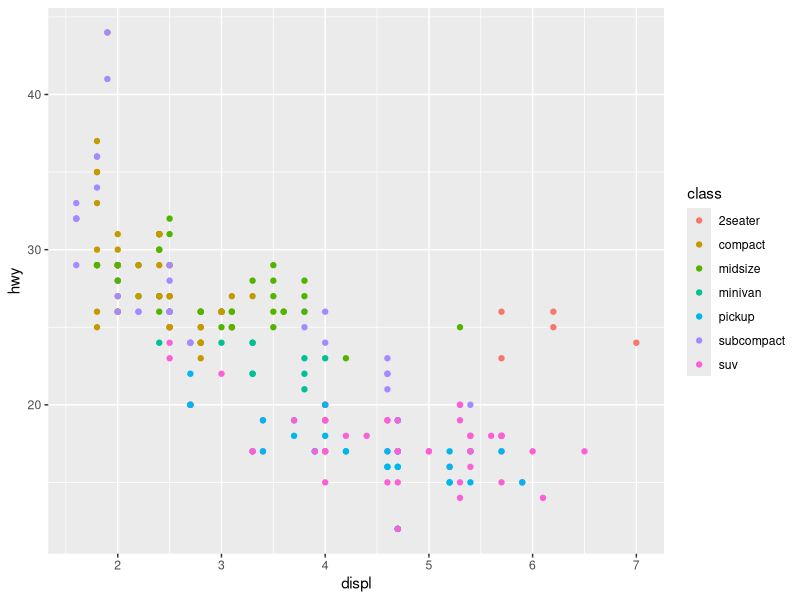
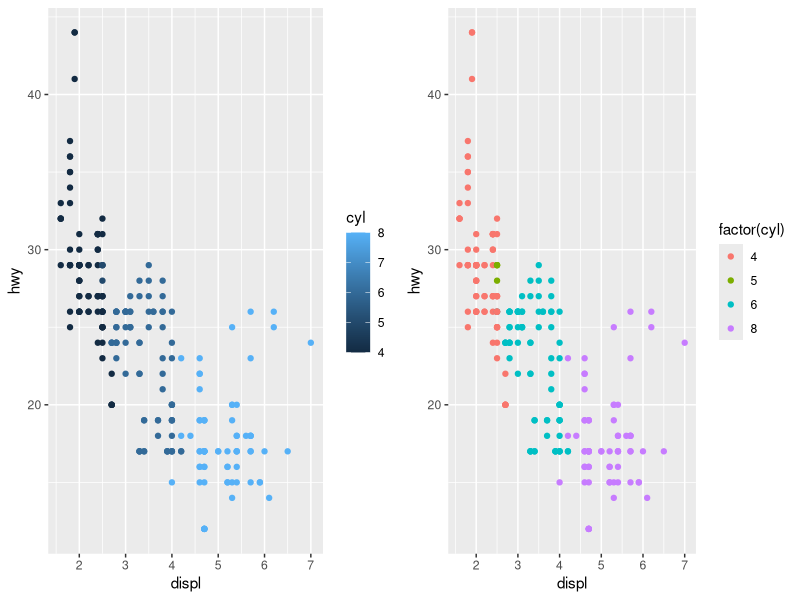
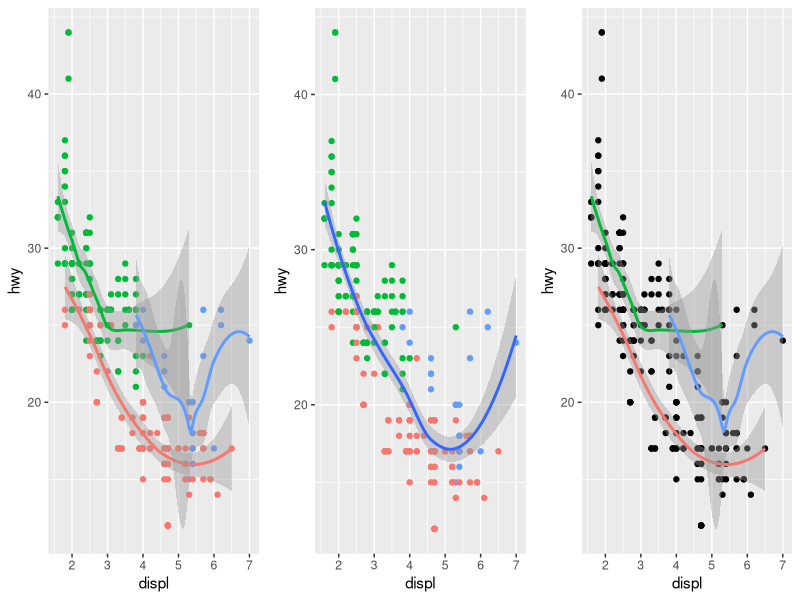
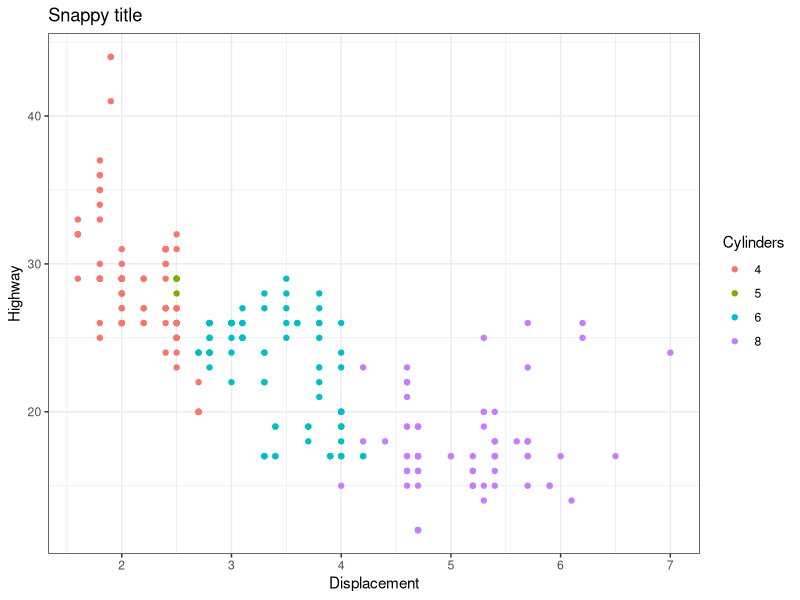
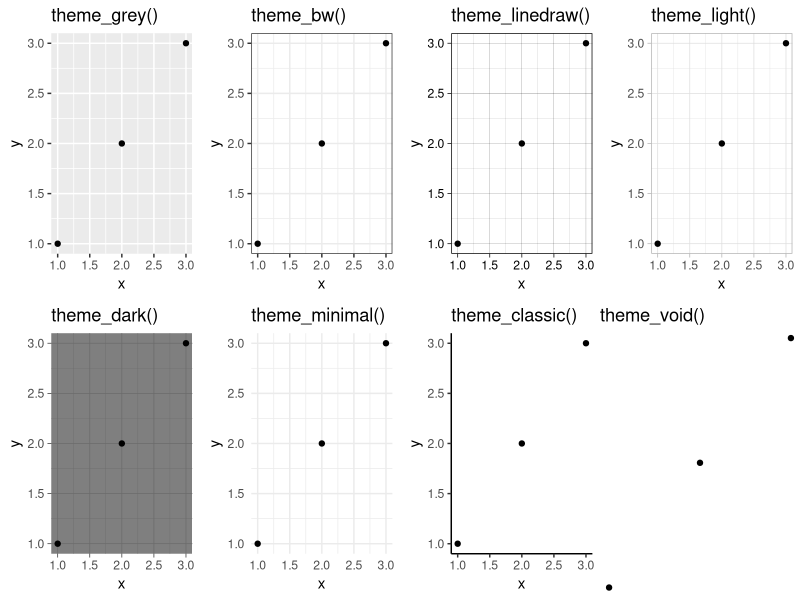
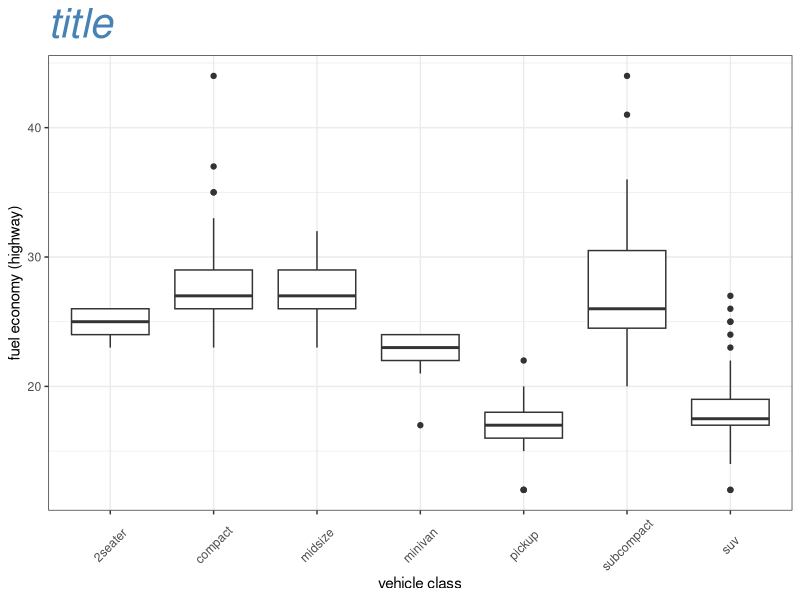
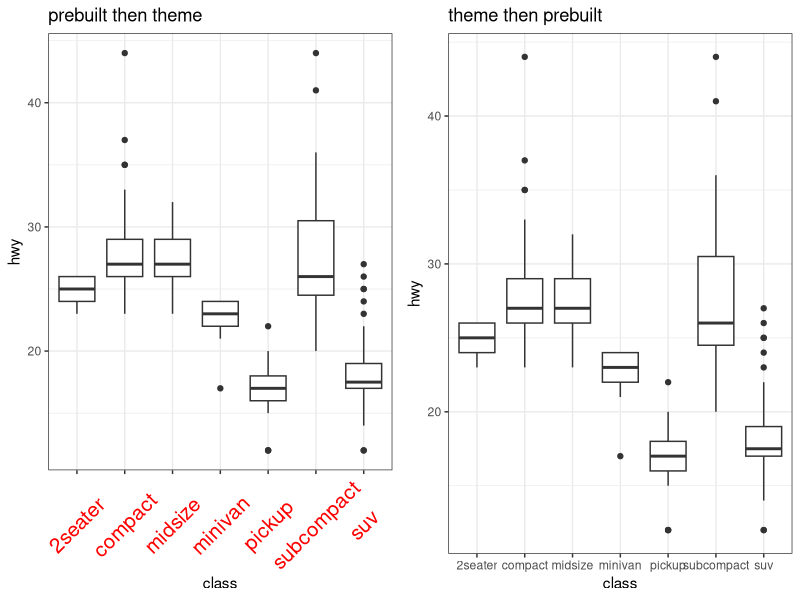
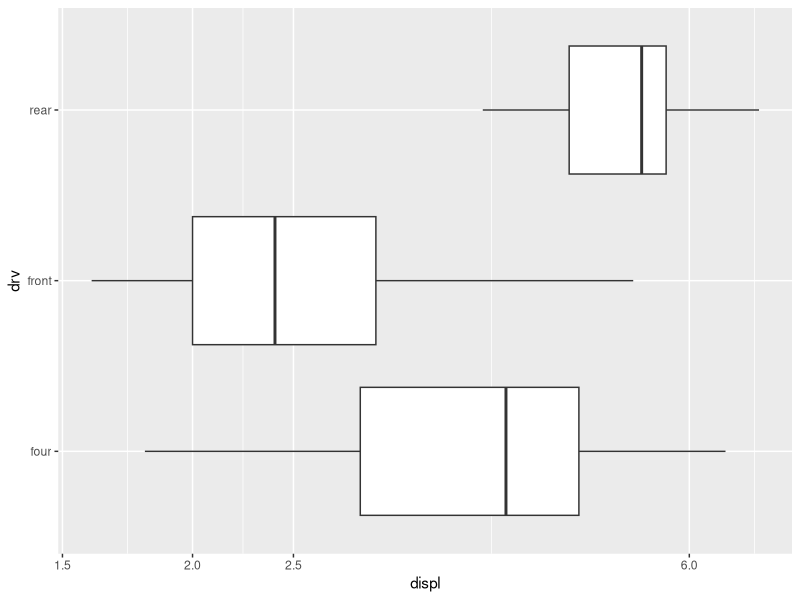

These figures' R source, in order:
## ---- chunk 1
knitr::opts_chunk$set(echo = TRUE, 
                      fig.align = 'center', 
                      warning = FALSE, 
                      message = FALSE,
                      fig.height = 4, 
                      fig.width = 5) 
library(dplyr)
library(ggplot2)
library(tidyr)
library(gridExtra)
## ---- chunk 2
# Vector of length 5
x <- 1:5

# Logical opertator returns a logical vector, also length 5
x < 3
## ---- chunk 3
# Only return values of x where x < 3
x[x < 3]
## ---- chunk 4
x[(x < 2) | (x >= 4)]
## ---- chunk 5
x <- c("a", "b", "c", "d", "e")
y <- c("b", "d")

x %in% y
## ---- chunk 6
y %in% x
## ---- chunk 7
df <- data.frame(x = 1:5, 
                 y = c("a", "b", "c", "d", "e"), 
                 z = 6:10)
df
## ---- chunk 8
# Only get the column 'x'
df$x

## Get y and z
df[, c("y", "z")]
## ---- chunk 9
# Only keep those with x < 3
df[df$x < 3, ]
## ---- chunk 10
subset(df, x > 2 & y %in% "d")
## ---- chunk 11
library(ggplot2)

## Use aesthetics to map x and y axes
ggplot(mpg, aes(displ, hwy, color = class)) +
  geom_point()
## ---- chunk 12
## Cylinder as a numeric gives a continuous color scale
ggplot(mpg, aes(displ, hwy, color = cyl)) + 
  geom_point() -> p1

## Explicitly calling factor makes it discrete
ggplot(mpg, aes(displ, hwy, color = factor(cyl))) + 
  geom_point() -> p2

grid.arrange(p1, p2, nrow = 1)
## ---- chunk 13

p1 <- ggplot(mpg, aes(displ, hwy, color = drv)) +
  geom_point() + 
  geom_smooth() +
  theme(legend.position = "none")
 
p2 <- ggplot(mpg, aes(displ, hwy)) +
  geom_point(aes(color = drv)) + 
  geom_smooth()+
  theme(legend.position = "none")
  
p3 <- ggplot(mpg, aes(displ, hwy)) +
  geom_point() + 
  geom_smooth(aes(color = drv))+
  theme(legend.position = "none")

grid.arrange(p1, p2, p3, nrow = 1)
## ---- chunk 14
ggplot(mpg, aes(displ, hwy, color = factor(cyl))) + 
  geom_point() + 
  labs(x = "Displacement", y = "Highway", title = "Snappy title", color = "Cylinders") +
  theme_bw() # adds a black and white theme
## ---- chunk 15
df <- data.frame(x = 1:3, y = 1:3)
base <- ggplot(df, aes(x, y)) + geom_point()
p1 = base + theme_grey() + ggtitle("theme_grey()")
p2 = base + theme_bw() + ggtitle("theme_bw()")
p3 = base + theme_linedraw() + ggtitle("theme_linedraw()")
p4 = base + theme_light() + ggtitle("theme_light()")
p5 = base + theme_dark() + ggtitle("theme_dark()")
p6 = base + theme_minimal()  + ggtitle("theme_minimal()")
p7 = base + theme_classic() + ggtitle("theme_classic()")
p8 = base + theme_void() + ggtitle("theme_void()")
gridExtra::grid.arrange(p1,p2,p3,p4,p5,p6,p7,p8, nrow = 2)
## ---- chunk 16
ggplot(mpg, aes(class, hwy)) + 
  geom_boxplot() +
  theme_bw() +
  labs(x = "vehicle class", y = "fuel economy (highway)", title = "title") +
  theme(axis.text.x = element_text(angle = 45, vjust = 0.5), 
        plot.title = element_text(color = 'steelblue', face = 'italic', size = 30))
## ---- chunk 17
p1 <- ggplot(mpg, aes(class, hwy)) + 
  geom_boxplot() +
  theme_bw() +
  theme(axis.text.x = element_text(angle = 45, vjust = 0.5, color = 'red', size = 15)) + 
  ggtitle("prebuilt then theme")

p2 <- ggplot(mpg, aes(class, hwy)) + 
  geom_boxplot() +
  theme(axis.text.x = element_text(angle = 45, vjust = 0.5)) + 
  theme_bw() +
  ggtitle("theme then prebuilt")

grid.arrange(p1, p2, nrow = 1)
## ---- chunk 18
ggplot(mpg, aes(displ, drv)) + 
  geom_boxplot() + 
  scale_x_continuous(trans = "log2", breaks = c(1.5, 2, 2.5, 6)) + 
  scale_y_discrete(labels = c(`4` = "four", r = "rear", f = "front"))
## ---- chunk 19
ggplot(mpg, aes(hwy, fill = class)) + geom_boxplot() +
  scale_fill_brewer(palette = "Dark2") +
  labs(fill = "Vehicle Class")
## ---- chunk 20
ggplot(mpg, aes(displ, hwy, color = cty)) +
  geom_point() + 
  labs(color = "Fuel\nEconomy") + # \n means add a new line
  scale_color_continuous(type = "viridis", option = "D") + ggtitle("Viridis")
